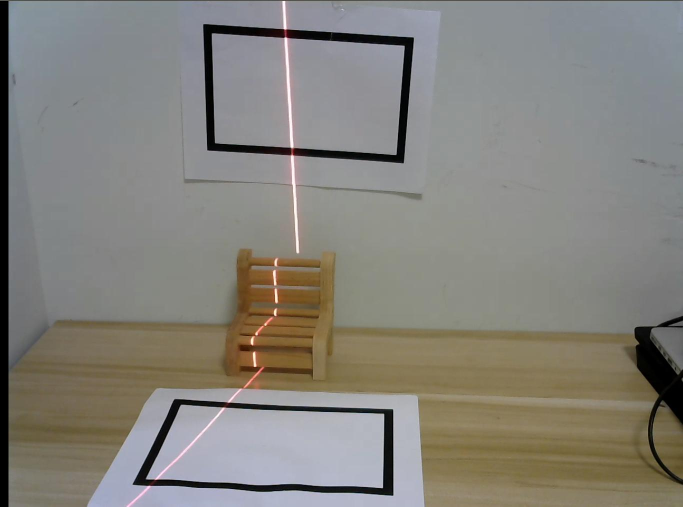
#> input picture test.jpg, 1366 x 1013 px, given in place of chair.mp4, which was not available (shown at 1/2 size)
$ python main.py
#> lines starting #> are read from the running program, lines starting #| are printed output that depends on the picture; after the words box and inside, x2 and y2 are one past the last pixel; in counts of white or black regions, pixels touching at a corner belong together; pictures that were not available may be replaced by others from this repository, and a replacement may not be noted
### lib/Scanner3D.py
import math
import cv2
import numpy as np
import open3d as o3d
from sklearn.cluster import DBSCAN
from lib.utils import (
    ExtremePoints,
    Plane,
    Point,
    Rectangle,
    draw_circles,
    fit_plane,
    line_plane_intersection,
    show_image,
    to_binary_image,
)


class Scanner3D:
    def __init__(self,debug,K,K_inv,dist,filename):
        self.debug = debug
        self.K = K
        self.K_inv = K_inv
        self.dist = dist
        self.filename = filename
        self.inner_rectangle = np.array([[[0, 0]], [[23, 0]], [[23, 13]], [[0, 13]]])
        self.lower_red_obj = np.array([0, 0, 230]) #np.array([35, 25, 40])
        self.lower_red_planes = np.array([0, 0, 242]) #np.array([45, 30, 45])
        self.upper_red = np.array([179, 255, 255]) #np.array([100, 255, 255])
        self.dbscan = DBSCAN(eps=12, min_samples=20)

    def get_rectangles_mask(self, thresh):
        show_image(thresh)
        contours = cv2.findContours(thresh, cv2.RETR_TREE, cv2.CHAIN_APPROX_SIMPLE)[0]
        mask = np.zeros(thresh.shape, np.uint8)
        # for i in contours:
        #     print(cv2.contourArea(i))
        # return
        good_contours = sorted(
            [cnt for cnt in contours if 60000 < cv2.contourArea(cnt) < 80000],
            key=cv2.contourArea,
        )
        setattr(self, "contour1", good_contours[0])
        setattr(
            self,
            "contour2",
            good_contours[1]
            if cv2.pointPolygonTest(
                good_contours[1], tuple(good_contours[0][0][0]), False
            )
            < 0
            else good_contours[2],
        )

        cv2.drawContours(mask, [self.contour1], 0, 255, -1)
        cv2.drawContours(mask, [self.contour2], 0, 255, -1)
        return mask

    # [8 lines left out: function sort_corners, not called in this run]

    def get_desk_wall_corners(self,thresh):
        mask = self.get_rectangles_mask(thresh)
        show_image(mask)
        assert thresh.shape[:2] == mask.shape[:2]
        corners = cv2.goodFeaturesToTrack(
            thresh,
            maxCorners=8,
            qualityLevel=0.01,
            minDistance=50,
            mask=mask,
            blockSize=5,
        )
        criteria = (cv2.TERM_CRITERIA_EPS + cv2.TermCriteria_COUNT, 20, 0.001)
        corners = cv2.cornerSubPix(
            thresh, corners, winSize=(7, 7), zeroZone=(-1, -1), criteria=criteria
        )
        y_middle = thresh.shape[0] / 2
        desk_corners = np.expand_dims(corners[corners[:, :, 1] > y_middle], axis=1)
        wall_corners = np.expand_dims(corners[corners[:, :, 1] <= y_middle], axis=1)
        sorted_desk_corners = self.sort_corners(desk_corners)
        sorted_wall_corners = self.sort_corners(wall_corners)
        return sorted_desk_corners, sorted_wall_corners

    # [47 lines left out: functions get_H_R_t, get_extreme_points, get_laser_points_in_region, offset_points, not called in this run]

    def make_homogeneous(self, points):
        return np.hstack((points[:, 0], np.ones(points.shape[0]).reshape(-1, 1),))

    # [4 lines left out: function remove_obj_outliers, not called in this run]

    def get_colors(self, image, coordinates):
        x = coordinates.squeeze(1)
        return np.flip(image[x[:, 1], x[:, 0]].astype(np.float64) / 255.0, axis=1)

    # [67 lines left out: functions get_laser_points, save_3d_render, show_3d_render, not called in this run]


    def read_frame(self, cap):
        frame_raw = cap.read()[1]
#> frame_raw is the input picture: shape (1013, 1366, 3); mean B, G, R 123.1, 129.7, 132.2
        if frame_raw is None:
            cv2.destroyAllWindows()
            return None
        return cv2.undistort(frame_raw, self.K, self.dist)
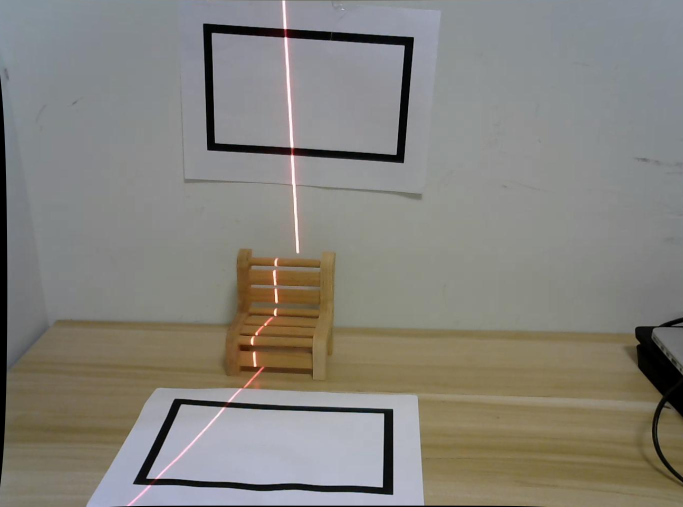
#> returned value: shape (1013, 1366, 3) (shown at 1/2 size); mean of channels 0, 1, 2 123.8, 130.4, 132.9; drawn as B, G, R

    # [19 lines left out: functions create_exiting_rays, compute_intersections, not called in this run]

    def run(self):
        #0. for video
        cap = cv2.VideoCapture(f"videos/{self.filename}")
        #1. for real time camera
        # cap = cv2.VideoCapture(2)
        # cap.set(cv2.CAP_PROP_FRAME_WIDTH, 1280)
        # cap.set(cv2.CAP_PROP_FRAME_HEIGHT, 960)
        if not cap.isOpened():
            return
        first_frame = self.read_frame(cap)
        if first_frame is None:
            return
        #0.灰度->二值图像
        first_frame_thresh = to_binary_image(first_frame)
        #1.get two rectangles corners
        desk_corners, wall_corners = self.get_desk_wall_corners(first_frame_thresh)
        #2.get object roi
        extreme_points = self.get_extreme_points(wall_corners, desk_corners)
        #3.get two plane
        desk_plane = self.get_H_R_t(desk_corners)
        wall_plane = self.get_H_R_t(wall_corners)

        all_obj_points = []
        all_obj_colors = []

        vis = o3d.visualization.Visualizer()
        vis.create_window()
        raw_length = 0
        while True:
            frame = self.read_frame(cap)
            if frame is None:
                break
            frame_copy = frame.copy()
            cv2.drawContours(frame_copy, [self.contour1], -1, (255, 255, 255), 2)
            cv2.drawContours(frame_copy, [self.contour2], -1, (255, 255, 255), 2)
            draw_circles(frame_copy, desk_corners, text=True)
            draw_circles(frame_copy, wall_corners, text=True)
            #jiequ xia chang de na kuai qu yu
            frame_interesting = frame[
                extreme_points.wall.top_left.y : extreme_points.desk.bottom_right.y, #rows
                extreme_points.wall.top_left.x : extreme_points.wall.bottom_right.x, #colums
            ]
            (laser_wall, laser_desk, laser_obj, obj_colors,) = self.get_laser_points(
                first_frame, frame_interesting, extreme_points
            )
            if laser_wall is not None:

                draw_circles(frame_copy, laser_wall,text=False,color = (255,0,0))
                draw_circles(frame_copy, laser_desk,text=False,color = (0,255,0))
                draw_circles(frame_copy, laser_obj)


                laser_wall = self.make_homogeneous(laser_wall)
                laser_obj = self.make_homogeneous(laser_obj)
                laser_desk = self.make_homogeneous(laser_desk)

                # Given a set of 2D points, get their real world 3D coordinates (direction).
                wall_directions = self.create_exiting_rays(laser_wall, is_obj=False)
                desk_directions = self.create_exiting_rays(laser_desk, is_obj=False)
                obj_directions = self.create_exiting_rays(laser_obj, is_obj=True)

                intersections_wall = self.compute_intersections(
                    wall_plane, wall_directions
                )
                intersections_desk = self.compute_intersections(
                    desk_plane, desk_directions
                )
                intersections_rects = np.array(intersections_wall + intersections_desk)
                #fit laser plane
                laser_plane = fit_plane(intersections_rects)
                #
                intersections_objs = self.compute_intersections(
                    laser_plane, obj_directions
                )
                all_obj_points.extend(intersections_objs)
                all_obj_colors.extend(obj_colors)
                if(len(all_obj_points)>1.1*raw_length):
                    pcd = o3d.geometry.PointCloud()
                    pcd.points = o3d.utility.Vector3dVector(np.vstack(all_obj_points).astype(np.float64))
                    pcd.colors = o3d.utility.Vector3dVector(np.vstack(all_obj_colors))
                    vis.add_geometry(pcd)
                    vis.update_geometry(pcd)
                    vis.poll_events()
                    vis.update_renderer()
                    raw_length = len(all_obj_points)
            if self.debug:
                if show_image(frame_copy, continuous=True):
                    break
            else:
                if show_image(frame, continuous=True):
                    break
        vis.destroy_window()
        all_obj_points.append(np.array([0, 0, 0]))
        all_obj_colors.append(np.array([255, 0, 0]))
        self.save_3d_render(all_obj_points, all_obj_colors)
        cap.release()
        cv2.destroyAllWindows()

### lib/utils.py
from dataclasses import dataclass
from typing import Optional

import cv2
import numpy as np
import open3d as o3d

@dataclass(frozen=True)
class Plane:
    origin: np.ndarray
    normal: np.ndarray
    R: Optional[np.ndarray] = None


@dataclass(frozen=True)
class Point:
    x: int
    y: int


@dataclass(frozen=True)
class Rectangle:
    top_left: Point
    bottom_right: Point


@dataclass(frozen=True)
class ExtremePoints:
    wall: Rectangle
    desk: Rectangle


# [57 lines left out: functions draw_circles, fit_plane, not called in this run]


def to_binary_image(img):
    """
    Given an image, return it as a B/W thresholded image.
    """
    img_gray = cv2.cvtColor(img, cv2.COLOR_BGR2GRAY)
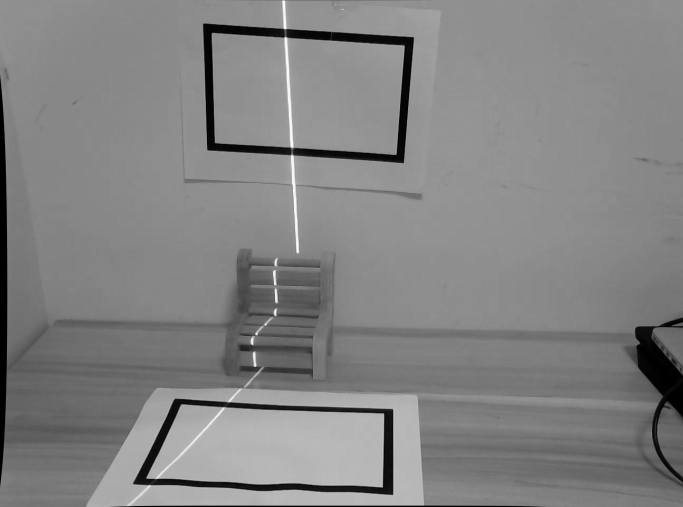
#> img_gray: shape (1013, 1366) (shown at 1/2 size); min 0, max 252, mean 130.4
    img_thresholded = cv2.threshold(
        img_gray, 100, 255, cv2.THRESH_BINARY + cv2.THRESH_OTSU
    )[1]
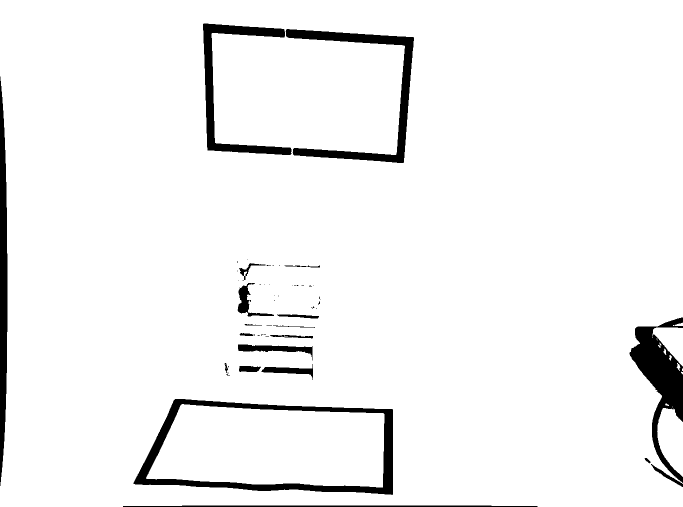
#> img_thresholded: shape (1013, 1366) (shown at 1/2 size); 95.2% white; 59 black regions (39 under 20 px)
    return img_thresholded


# [7 lines left out: function line_plane_intersection, not called in this run]


def load_intrinsics(debug=True):
    """
    Load the matrix of intrinsic parameters K and the five distortion parameters
    from the XML file saved after having performed camera calibration.
    """
    intrinsics = cv2.FileStorage("calibration/intrinsics.xml", cv2.FILE_STORAGE_READ)
    K = intrinsics.getNode("K").mat()
    dist = intrinsics.getNode("dist").mat()
    if debug:
        print(f"K:\n{K}")
        print(f"Distortion parameters:\n{dist}\n\n")
    return K, dist


def show_image(img, continuous=False):
    """
    Show an image. If continuous is True, the display
    is non-breaking and can be closed by hitting Q.
    """
#> called with continuous = False
    cv2.imshow("Image", img)
    if not continuous:
        cv2.waitKey(0)
        cv2.destroyAllWindows()
    return cv2.waitKey(1) & 0xFF == ord("q")
#> (key q is pressed here)


# [10 lines left out: function show_pointcloud, not called in this run]

### main.py
import click
import numpy as np
from lib.Scanner3D import Scanner3D
from lib.utils import load_intrinsics
import configparser


@click.command()
@click.option("--debug", default=True, is_flag=True, help="Show debug images")
@click.option(
    "--filename", default="chair.mp4", help="Name of the video to be processed"
)
def cli(debug, filename):
    K, dist = load_intrinsics(debug=debug)
    s = Scanner3D(
        filename=filename, K=K, dist=dist, K_inv=np.linalg.inv(K), debug=debug
    )
    s.run()
#> in get_rectangles_mask, `contours = cv2.findContours(thresh, cv2.RETR_TREE, cv2.CHAIN_APPROX_SI..`: contours = 77 contours, 48 with area under 20; largest, box (x1, y1, x2, y2) and area: (0, 0, 1366, 1013) 1349644, (266, 797, 787, 991) 82118, (292, 808, 769, 975) 64976, (570, 57, 829, 327) 12038, (405, 46, 584, 311) 9460
#> in get_rectangles_mask, `good_contours = sorted( [cnt for cnt in contours if 60000 < cv2.contou..`: good_contours = 1 contour; box (x1, y1, x2, y2) and area: (292, 808, 769, 975) 64976


if __name__ == "__main__":
#> (the run stopped early here; a loop or call above may not have finished)
